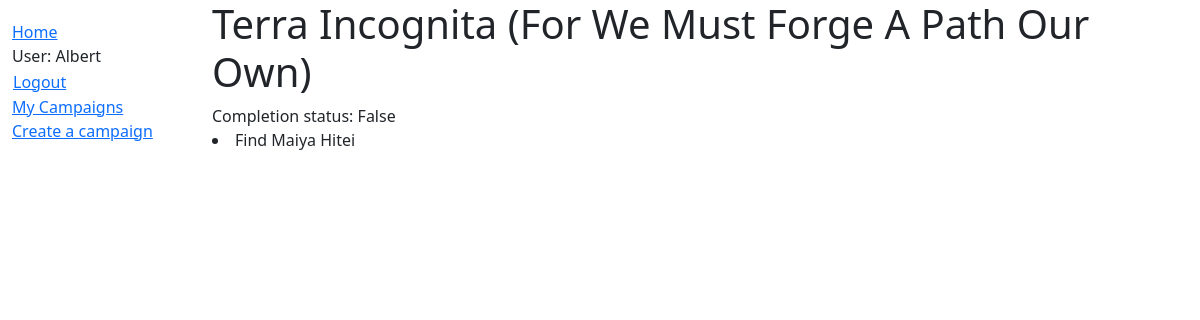
The page /catalog/quest/2 (signed in) on the database its author committed.
### Profiles/models.py (models this page shows)
class MyUser(AbstractUser):
    def __str__(self):
        return self.username

### catalog/models.py (models this page shows, shortened)
class Quest(models.Model):
    name = models.CharField(max_length=512, null=False)
    campaign = models.ForeignKey(Campaign, on_delete=models.CASCADE, null=False, blank=False)
    summary = models.TextField(
        max_length=10000)
    is_complete = models.BooleanField(default=False)
    class Meta:
        permissions = (
            ('dm_auth', 'DM Authority'),
        )

### catalog/views.py (the view)
# urls.py: path('quest/<int:pk>', views.QuestDetailView.as_view(), name='quest-detail'),
class QuestDetailView(generic.DetailView):
    model = Quest

### catalog/templates/catalog/quest_detail.html
{% extends "base_generic.html" %}
{% block content %}
    <h1>{{quest.name}}</h1>
    Completion status: {{quest.is_complete}}
    <li>
        {{quest.summary}}
    </li>
{% endblock %}

### catalog/templates/base_generic.html (shortened to what this page needs)
<!DOCTYPE html>
<html lang="en">
  <head>
    <link href="https://cdn.jsdelivr.net/npm/bootstrap@5.3.3/dist/css/bootstrap.min.css"
      rel="stylesheet"
>
    {% load static %}
    <link rel="stylesheet" href="{% static 'css/styles.css' %}" />
  </head>
  <body>
    <div class="container-fluid">
      <div class="row">
        <div class="col-sm-2">
          {% block sidebar %}
            <ul class="sidebar-nav">
              <li><a href="{% url 'index' %}">Home</a></li>
             {% if user.is_authenticated %}
               <li>User: {{ user.get_username }}</li>
               <li>
                 <form id="logout-form" method="post" action="{% url 'logout' %}">
                   <button type="submit" class="btn btn-link">Logout</button>
                 </form>
               </li>
               <li><a href="{% url 'my-campaigns' %}">My Campaigns</a></li>
               <li><a href="{% url 'campaign-create' %}">Create a campaign</a></li>
             {% else %}
               <li><a href="{% url 'login' %}?next={{ request.path }}">Login</a></li>
             {% endif %}
            </ul>
          {% endblock %}
        </div>
        <div class="col-sm-10 ">{% block content %}{% endblock %}</div>
      </div>
    </div>
  </body>
</html>

### catalog/static/css/styles.css (style rules this page uses)
.sidebar-nav { margin-top: 20px; padding: 0; list-style: none; }
#logout-form { display: inline; }
#logout-form button { padding: 0; margin: 0; }

### rows shown on the page
MyUser: get_username "Albert"
Quest: is_complete "False", summary "Find Maiya Hitei"
